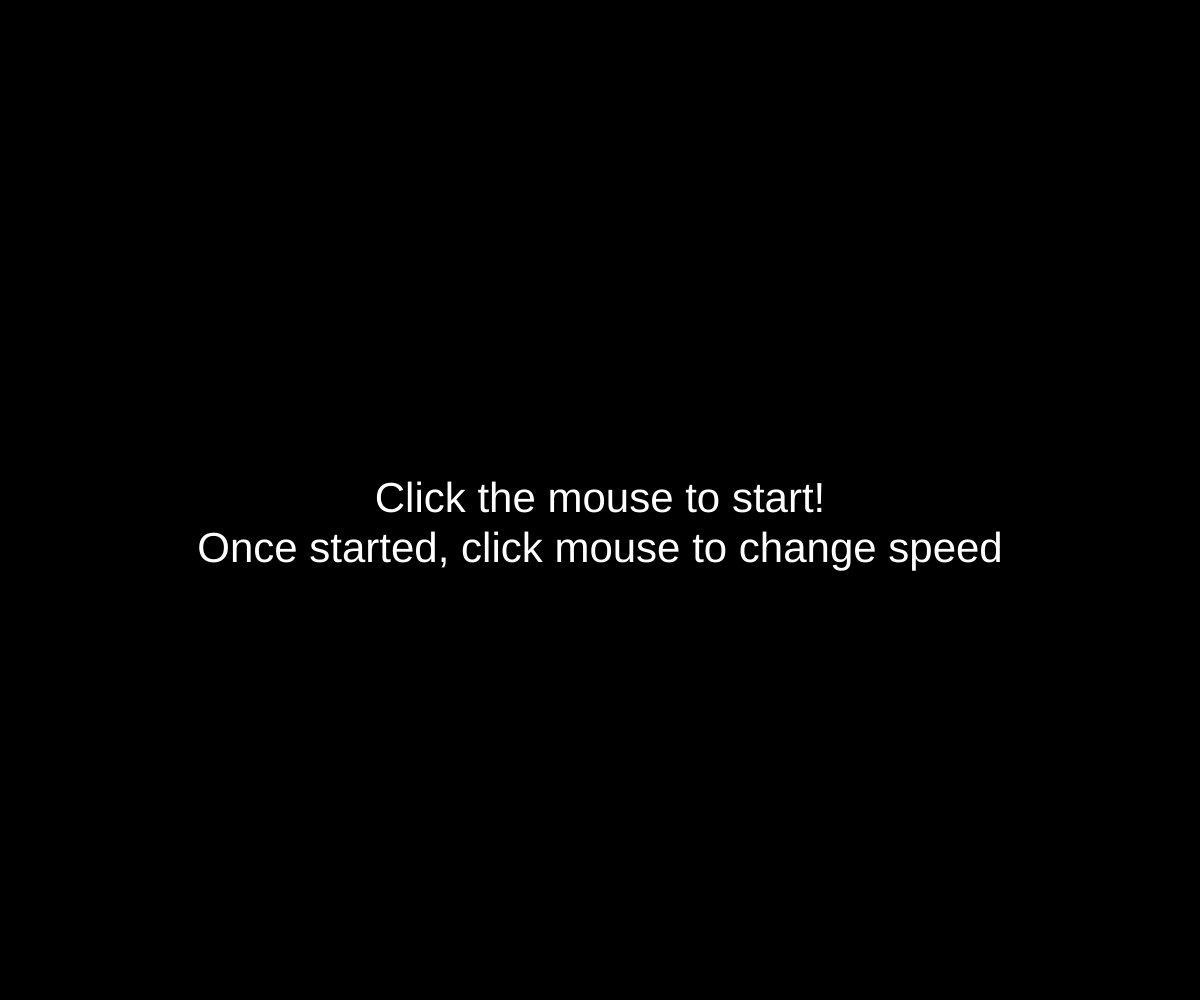
Frame 1 (no input)
Frame 60 (no input): identical to frame 1, image omitted
Frame 120 (the mouse pressed at the canvas centre since frame 60): blank canvas, image omitted

The p5.js sketch that drew this single still picture (run headless with seeded random() and noise() and a simulated clock; from frame 60 on, the mouse is pressed at the canvas centre):

// p5.js sketch
// ── sketch.js
//Bouncing Ball Demo
//Jackson Peddle

let r = 20;
let dy;
let dx;
let R = 0;
let G = 0;
let B = 0;
let state = "startscreen";
let x;
let y;

function setup() {
  createCanvas(windowWidth,windowHeight);
  x = width/2
  y = height/2
  dx = random(10, 20)
  dy = random(10, 20)
  noStroke();
  changeCircleColour();
}

function draw() {
  if (state === "startscreen") {
    background(0);
    showInstructions();
}

  else if (state === "bouncingball") {
    background(220);
    drawCircle();
    moveCircle();
    bounceCircle();
    mouseVelocityChange();
    keyTyped();
}
}

function showInstructions() {
  fill(255);
  textSize(42);
  textAlign(CENTER, CENTER);
  text("Click the mouse to start!", width/2, height/2);
  textAlign(CENTER, CENTER);
  text("Once started, click mouse to change speed", width/2, height/2+50);
}

function mousePressed() {
  if (state === "startscreen"){
    state = "bouncingball"
  }
}

function drawCircle() {
  //display circle
   fill(R, G, B)
  circle(x, y, 2*r)
}
function moveCircle(){
  //move circle
  x+= dx
  y+= dy
}
function bounceCircle(){
  if (x + r >= width || x - r <= 0){
  dx = -1 * dx
  changeCircleColour();
  }
  if (y + r >= height || y - r <= 0){
  dy = -1 * dy
  changeCircleColour();
  }
}
function changeCircleColour(){
  R = random(0, 255)
  G = random(0, 255)
  B = random(0, 255)
}
function mouseVelocityChange(){
  //Mouse click changes the velocity
  if (mouseIsPressed === true) {
    dx = random(10, 20);
    dy = random(10, 20);
  }
}
function keyTyped(){
  if (key === " "){
    dx = random(-5, 5);
    dy = random(-5, 5);    
}
  if (key === "c") {
    changeCircleColour();
  }
}
